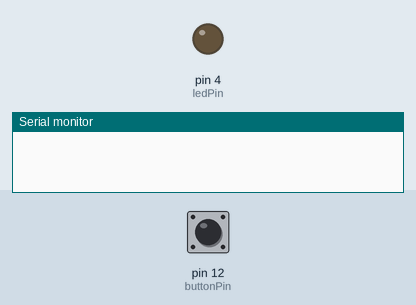
This sketch was run on a simulated Arduino Uno, built with avr-gcc and run on an emulated ATmega328P. Parts: output pins drawn as LEDs (lit = HIGH), the last lines printed to the serial monitor. The test bench sets the inputs (shaded band); at power-on: pin 12 (buttonPin) HIGH.

Above: at 1.2 s.
1.3 s: pin 12 (buttonPin) pulled LOW for 0.15 s
At 1.42 s:
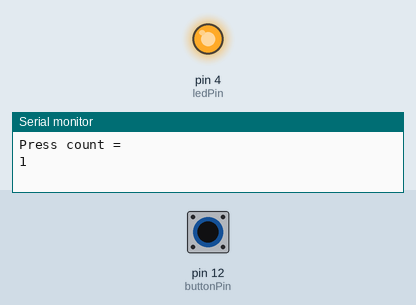
2.9 s: pin 12 (buttonPin) pulled LOW for 3.2 s
At 6.9 s:
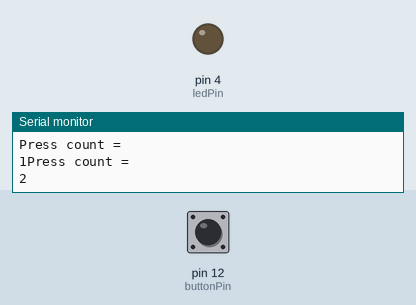
Timing chart, 0 to 8.4 s (numbered marks = the images above; inputs shaded):
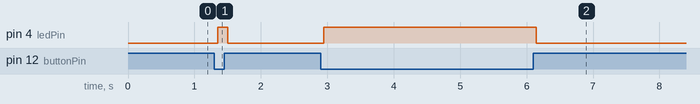

Measured:
- after the input at 1.3 s, pin 4 (ledPin): LOW → HIGH after 0.05 s, → LOW 0.15 s later
- after the input at 2.9 s, pin 4 (ledPin): LOW → HIGH after 0.05 s, → LOW 3.2 s later

The sketch:

debounce.ino
```cpp
const int buttonPin = 12;
const int ledPin = 4;
int count;
int ledState = LOW;
int buttonState;
int lastButtonState = LOW;

unsigned long lastDebounceTime = 0;
unsigned long debounceDelay = 50;

void setup() {
  Serial.begin(9600);
  // put your setup code here, to run once:
pinMode(buttonPin, INPUT_PULLUP);
pinMode(ledPin, OUTPUT);

digitalWrite(ledPin, ledState);
}

void loop() {
  // put your main code here, to run repeatedly:
int reading = digitalRead(buttonPin);

if (reading != lastButtonState) {
  lastDebounceTime = millis();
}
if ((millis() - lastDebounceTime) > debounceDelay) {
  if (reading != buttonState) {
    buttonState = reading;

  if (buttonState == LOW) {
    digitalWrite(ledPin, HIGH);
    count++;
    Serial.println("Press count = ");
    Serial.print(count);
  }
  if (buttonState == HIGH) {
    digitalWrite(ledPin, LOW);
  }
  }

}
lastButtonState = reading;
  }
```
